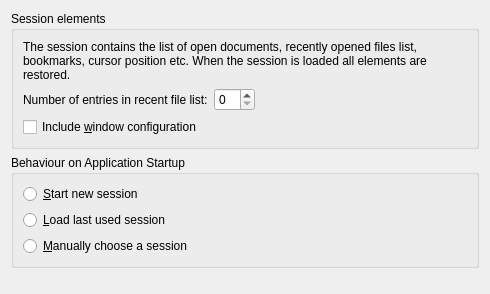
<?xml version="1.0" encoding="UTF-8"?>
<ui version="4.0">
 <class>SessionConfigWidget</class>
 <widget class="QWidget" name="SessionConfigWidget">
  <property name="geometry">
   <rect>
    <x>0</x>
    <y>0</y>
    <width>490</width>
    <height>294</height>
   </rect>
  </property>
  <layout class="QVBoxLayout" name="verticalLayout">
   <item>
    <widget class="QGroupBox" name="gbElements">
     <property name="title">
      <string>Session elements</string>
     </property>
     <layout class="QVBoxLayout" name="verticalLayout_3">
      <item>
       <widget class="QLabel" name="label">
        <property name="text">
         <string>The session contains the list of open documents, recently opened files list, bookmarks, cursor position etc. When the session is loaded all elements are restored.</string>
        </property>
        <property name="wordWrap">
         <bool>true</bool>
        </property>
       </widget>
      </item>
      <item>
       <layout class="QHBoxLayout" name="horizontalLayout">
        <item>
         <widget class="QLabel" name="label_2">
          <property name="text">
           <string>Number of entries in recent file list:</string>
          </property>
          <property name="buddy">
           <cstring>spinBoxRecentFilesCount</cstring>
          </property>
         </widget>
        </item>
        <item>
         <widget class="QSpinBox" name="spinBoxRecentFilesCount"/>
        </item>
        <item>
         <spacer name="horizontalSpacer">
          <property name="orientation">
           <enum>Qt::Horizontal</enum>
          </property>
          <property name="sizeHint" stdset="0">
           <size>
            <width>40</width>
            <height>20</height>
           </size>
          </property>
         </spacer>
        </item>
       </layout>
      </item>
      <item>
       <widget class="QCheckBox" name="restoreVC">
        <property name="whatsThis">
         <string>Check this if you want all your views and frames restored each time you open Kate.</string>
        </property>
        <property name="text">
         <string>Include &amp;window configuration</string>
        </property>
       </widget>
      </item>
     </layout>
    </widget>
   </item>
   <item>
    <widget class="QGroupBox" name="gbAppStartup">
     <property name="title">
      <string>Behaviour on Application Startup</string>
     </property>
     <layout class="QVBoxLayout" name="verticalLayout_2">
      <item>
       <widget class="QRadioButton" name="startNewSessionRadioButton">
        <property name="text">
         <string>&amp;Start new session</string>
        </property>
       </widget>
      </item>
      <item>
       <widget class="QRadioButton" name="loadLastUserSessionRadioButton">
        <property name="text">
         <string>&amp;Load last used session</string>
        </property>
       </widget>
      </item>
      <item>
       <widget class="QRadioButton" name="manuallyChooseSessionRadioButton">
        <property name="text">
         <string>&amp;Manually choose a session</string>
        </property>
       </widget>
      </item>
     </layout>
    </widget>
   </item>
   <item>
    <spacer name="verticalSpacer">
     <property name="orientation">
      <enum>Qt::Vertical</enum>
     </property>
     <property name="sizeHint" stdset="0">
      <size>
       <width>20</width>
       <height>0</height>
      </size>
     </property>
    </spacer>
   </item>
  </layout>
 </widget>
 <tabstops>
  <tabstop>spinBoxRecentFilesCount</tabstop>
  <tabstop>restoreVC</tabstop>
  <tabstop>startNewSessionRadioButton</tabstop>
  <tabstop>loadLastUserSessionRadioButton</tabstop>
  <tabstop>manuallyChooseSessionRadioButton</tabstop>
 </tabstops>
 <resources/>
 <connections/>
</ui>
